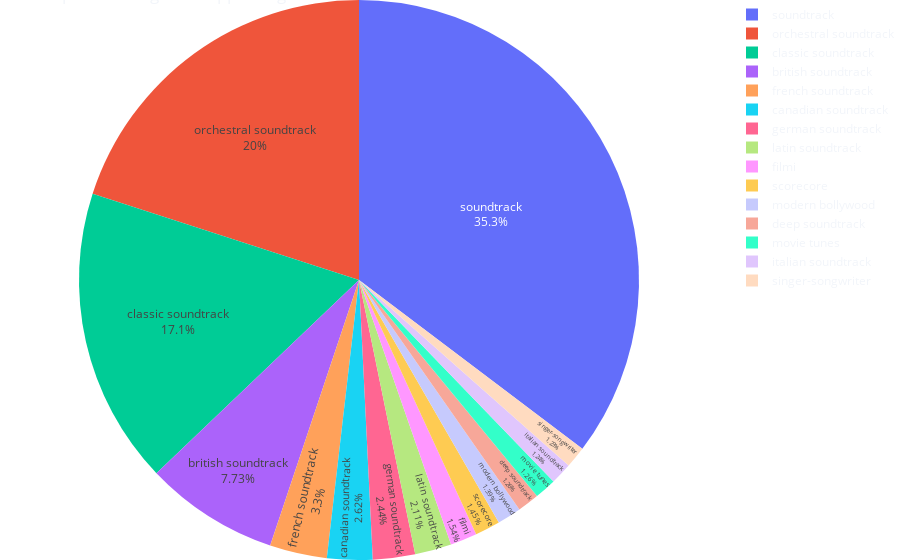

Notebook code cell kept with this figure:
### Code cell
import plotly.express as px

# Only top 20
q1_df = q1_df.sort_values(by='count', ascending=False)
q1_df = q1_df.head(15)
# Take only the rows with more than k count
k = 1
q1_df = q1_df[q1_df['count'] > k]
fig = px.pie(q1_df, values='count', names='genre', title='Top 15 music genres appearing in movies')
fig.update_traces(textposition='inside', textinfo='percent+label')
fig.update_layout(margin=dict(t=0, b=0, l=0, r=0))
fig.update_layout(
    paper_bgcolor='rgba(0,0,0,0)',
    plot_bgcolor='rgba(0,0,0,0)'
)
fig.write_html("Q1_pie.html")
fig.show()

### Figure 1 — Plotly figure (JSON) as saved in the notebook; plotly's stock layout.template omitted (floating-point values rounded to 4 significant figures)
{"data": [{"domain": {"x": [0.0, 1.0], "y": [0.0, 1.0]}, "hovertemplate": "genre=%{label}<br>count=%{value}<extra></extra>", "labels": ["soundtrack", "orchestral soundtrack", "classic soundtrack", "british soundtrack", "french soundtrack", "canadian soundtrack", "german soundtrack", "latin soundtrack", "filmi", "scorecore", "modern bollywood", "deep soundtrack", "movie tunes", "italian soundtrack", "singer-songwriter"], "legendgroup": "", "name": "", "showlegend": true, "values": [2725, 1545, 1321, 597, 255, 202, 188, 163, 119, 112, 107, 97, 97, 96, 95], "type": "pie", "textinfo": "percent+label", "textposition": "inside"}], "layout": {"legend": {"tracegroupgap": 0}, "title": {"text": "Top 15 music genres appearing in movies"}, "margin": {"t": 0, "b": 0, "l": 0, "r": 0}, "paper_bgcolor": "rgba(0,0,0,0)", "plot_bgcolor": "rgba(0,0,0,0)"}}
